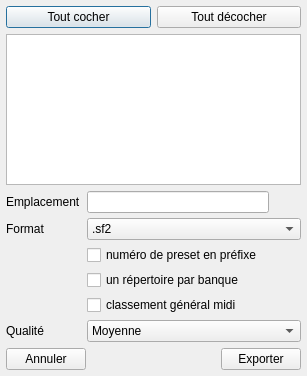
<?xml version="1.0" encoding="UTF-8"?>
<ui version="4.0">
 <class>DialogExport</class>
 <widget class="QDialog" name="DialogExport">
  <property name="windowModality">
   <enum>Qt::ApplicationModal</enum>
  </property>
  <property name="geometry">
   <rect>
    <x>0</x>
    <y>0</y>
    <width>307</width>
    <height>376</height>
   </rect>
  </property>
  <property name="windowTitle">
   <string>Exporter</string>
  </property>
  <property name="windowIcon">
   <iconset resource="../resources.qrc">
    <normaloff>:/icons/icon</normaloff>:/icons/icon</iconset>
  </property>
  <property name="modal">
   <bool>true</bool>
  </property>
  <layout class="QVBoxLayout" name="verticalLayout">
   <property name="spacing">
    <number>6</number>
   </property>
   <property name="leftMargin">
    <number>6</number>
   </property>
   <property name="topMargin">
    <number>6</number>
   </property>
   <property name="rightMargin">
    <number>6</number>
   </property>
   <property name="bottomMargin">
    <number>6</number>
   </property>
   <item>
    <layout class="QHBoxLayout" name="horizontalLayout">
     <item>
      <widget class="QPushButton" name="pushTick">
       <property name="text">
        <string>Tout cocher</string>
       </property>
      </widget>
     </item>
     <item>
      <widget class="QPushButton" name="pushUntick">
       <property name="text">
        <string>Tout décocher</string>
       </property>
      </widget>
     </item>
    </layout>
   </item>
   <item>
    <widget class="QTreeWidget" name="listPresets">
     <attribute name="headerVisible">
      <bool>false</bool>
     </attribute>
     <attribute name="headerDefaultSectionSize">
      <number>120</number>
     </attribute>
     <column>
      <property name="text">
       <string notr="true">1</string>
      </property>
     </column>
    </widget>
   </item>
   <item>
    <layout class="QGridLayout" name="gridLayout">
     <property name="horizontalSpacing">
      <number>6</number>
     </property>
     <property name="verticalSpacing">
      <number>5</number>
     </property>
     <item row="0" column="2">
      <widget class="QPushButton" name="pushFolder">
       <property name="maximumSize">
        <size>
         <width>26</width>
         <height>26</height>
        </size>
       </property>
       <property name="focusPolicy">
        <enum>Qt::NoFocus</enum>
       </property>
       <property name="text">
        <string/>
       </property>
       <property name="icon">
        <iconset resource="../resources.qrc">
         <normaloff>:/icons/folder</normaloff>:/icons/folder</iconset>
       </property>
       <property name="flat">
        <bool>true</bool>
       </property>
      </widget>
     </item>
     <item row="0" column="0">
      <widget class="QLabel" name="label">
       <property name="text">
        <string>Emplacement</string>
       </property>
      </widget>
     </item>
     <item row="1" column="1" colspan="2">
      <widget class="QComboBox" name="comboFormat">
       <item>
        <property name="text">
         <string notr="true">.sf2</string>
        </property>
       </item>
       <item>
        <property name="text">
         <string notr="true">.sf3</string>
        </property>
       </item>
       <item>
        <property name="text">
         <string notr="true">.sfz</string>
        </property>
       </item>
      </widget>
     </item>
     <item row="1" column="0">
      <widget class="QLabel" name="label_2">
       <property name="text">
        <string>Format</string>
       </property>
      </widget>
     </item>
     <item row="0" column="1">
      <widget class="QLineEdit" name="lineFolder"/>
     </item>
     <item row="4" column="1" colspan="2">
      <widget class="QCheckBox" name="checkGM">
       <property name="text">
        <string>classement général midi</string>
       </property>
      </widget>
     </item>
     <item row="3" column="1" colspan="2">
      <widget class="QCheckBox" name="checkBank">
       <property name="text">
        <string>un répertoire par banque</string>
       </property>
      </widget>
     </item>
     <item row="2" column="1" colspan="2">
      <widget class="QCheckBox" name="checkPreset">
       <property name="text">
        <string>numéro de preset en préfixe</string>
       </property>
      </widget>
     </item>
     <item row="5" column="1" colspan="2">
      <widget class="QComboBox" name="comboQuality">
       <property name="currentIndex">
        <number>1</number>
       </property>
       <item>
        <property name="text">
         <string>Haute</string>
        </property>
       </item>
       <item>
        <property name="text">
         <string>Moyenne</string>
        </property>
       </item>
       <item>
        <property name="text">
         <string>Basse</string>
        </property>
       </item>
      </widget>
     </item>
     <item row="5" column="0">
      <widget class="QLabel" name="labelQuality">
       <property name="text">
        <string>Qualité</string>
       </property>
      </widget>
     </item>
    </layout>
   </item>
   <item>
    <layout class="QHBoxLayout" name="horizontalLayout_2">
     <item>
      <widget class="QPushButton" name="pushAnnuler">
       <property name="text">
        <string>Annuler</string>
       </property>
      </widget>
     </item>
     <item>
      <spacer name="horizontalSpacer">
       <property name="orientation">
        <enum>Qt::Horizontal</enum>
       </property>
       <property name="sizeHint" stdset="0">
        <size>
         <width>40</width>
         <height>20</height>
        </size>
       </property>
      </spacer>
     </item>
     <item>
      <widget class="QPushButton" name="pushExport">
       <property name="text">
        <string>Exporter</string>
       </property>
      </widget>
     </item>
    </layout>
   </item>
  </layout>
 </widget>
 <tabstops>
  <tabstop>pushTick</tabstop>
  <tabstop>pushUntick</tabstop>
  <tabstop>lineFolder</tabstop>
  <tabstop>comboFormat</tabstop>
  <tabstop>pushAnnuler</tabstop>
  <tabstop>pushExport</tabstop>
 </tabstops>
 <resources>
  <include location="../resources.qrc"/>
 </resources>
 <connections/>
</ui>
